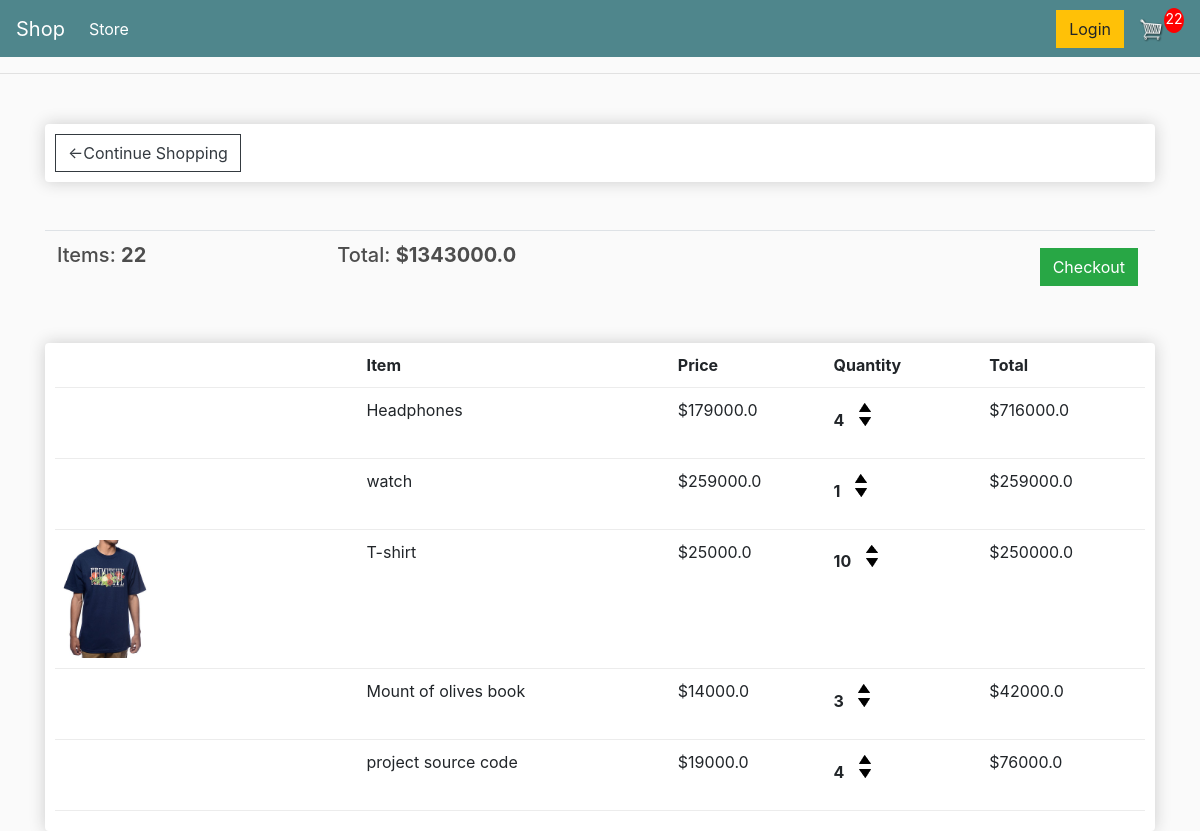
/cart/ (signed in), run on an earlier commit of the app's database.
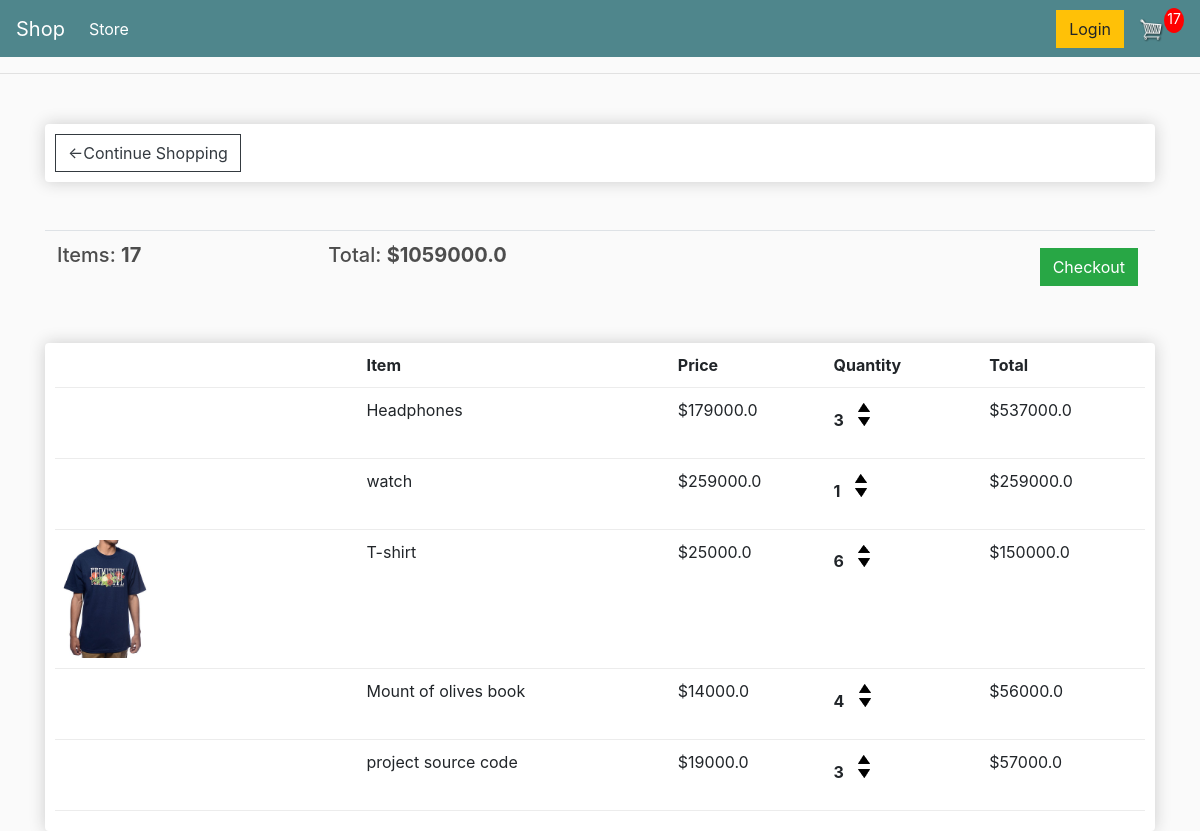
And on a later commit of the database.
### store/models.py (models this page shows, shortened)
class Order(models.Model):
    customer = models.ForeignKey(Customer, on_delete=models.SET_NULL, blank=True, null=True)
    date_orderd = models.DateTimeField(auto_now_add=True)
    complete = models.BooleanField(default=True, null=True, blank=False)
    transaction_id = models.CharField(max_length=200, null=True)
    @property
    def get_cart_total(self):
        orderitems = self.orderitem_set.all()
        total_sale = sum([item.get_total for item in orderitems])
        return total_sale
    @property
    def get_cart_items(self):
        orderitems = self.orderitem_set.all()
        total_items = sum([item.quantity for item in orderitems])
        return total_items

class OrderItem(models.Model):
    product = models.ForeignKey(Product, on_delete=models.SET_NULL, blank=True, null=True)
    order = models.ForeignKey(Order, on_delete=models.SET_NULL, blank=True, null=True)
    quantity = models.IntegerField(default=0, null=True, blank=True)
    date_added = models.DateTimeField(auto_now_add=True)
    @property
    def get_total(self):
        doc = "total of each item by quantity"
        total = self.product.price * self.quantity
        return total

class Product(models.Model):
    name = models.CharField(max_length=200, null=True)
    price = models.FloatField()
    digital = models.BooleanField(default=False, null=True, blank=False)
    image = models.ImageField(null=True, blank=True)
    @property
    def imageURL(self):
        try:
            url = self.image.url
        except:
            url = ''
        return url

### store/views.py (the view)
# urls.py: path('cart/',views.cart,name="cart"),
def cart(request):
    if request.user.is_authenticated:
        client = request.user.customer
        order, created = Order.objects.get_or_create(customer=client, complete=False)
        items = order.orderitem_set.all()
        cartItems = order.get_cart_items
    else:
        items = []
        order = {'get_cart_total':0,'get_cart_items':0, 'shipping':False}
        cartItems = order['get_cart_items']
    context = {'items':items,'order':order,'cartItems':cartItems}
    return render(request,"store/cart.html", context)

### store/templates/store/cart.html
{% extends 'store/main.html'%}
{% load static %}
{% block content%}
<div class="row">
	<div class="col-lg-12">
		<div class="box-element">
            <a class="btn btn-outline-dark" href="{%url 'store'%}">&#x2190;Continue Shopping</a>
		</div>
        <br>
		<br>
        <table class="table">
            <tr>
                <th><h5>Items: <strong>{{ order.get_cart_items}}</strong> </h5> </th>
                <th><h5>Total: <strong>${{ order.get_cart_total}}</strong> </h5> </th>
                <th>
                    <a style="float:right;margin:5px" class="btn btn-success" href="{% url 'checkout'%}">Checkout</a>
                </th>
            </tr>
        </table>
        <br>
		<div class="box-element">
            <div class="cart-row">
            		<div style="flex:2"></div>
            		<div style="flex:2"><strong>Item</strong></div>
            		<div style="flex:1"><strong>Price</strong></div>
            		<div style="flex:1"><strong>Quantity</strong></div>
            		<div style="flex:1"><strong>Total</strong></div>
            	</div>
				{% for i in items %}
            	<div class="cart-row">
            		<div style="flex:2"><img class="row-image" src="{{ i.product.imageURL}}"></div>
            		<div style="flex:2"><p>{{ i.product.name}}</p></div>
            		<div style="flex:1"><p>${{ i.product.price}}</p></div>
            		<div style="flex:1">
            			<p class="quantity">{{ i.quantity}}</p>
            			<div class="quantity">
            				<img data-product={{i.product.id}} data-action="add" class="chg-quantity update-cart"  src="{% static  'images/arrow-up.png' %}">
            				<img data-product={{i.product.id}} data-action="remove" class="chg-quantity update-cart" src="{% static  'images/arrow-down.png' %}">
            			</div>
            		</div>
            		<div style="flex:1"><p>${{ i.get_total}}</p>
                    </div>
		</div>
		{% endfor %}
	</div>
</div>
</div>
{%endblock content%}

What changed in the data, as far as the page shows it:
changed through a linked row, Order: get_cart_items "22" → "17"; get_cart_total "1343000.0" → "1059000.0"
changed OrderItem "Headphones": quantity "4" → "3"; get_total "716000.0" → "537000.0"
changed OrderItem "T-shirt": quantity "10" → "6"; get_total "250000.0" → "150000.0"
changed OrderItem "Mount of olives book": quantity "3" → "4"; get_total "42000.0" → "56000.0"
changed OrderItem "project source code": quantity "4" → "3"; get_total "76000.0" → "57000.0"
Also different on the page:
{{ cartItems }}: "22" → "17"
